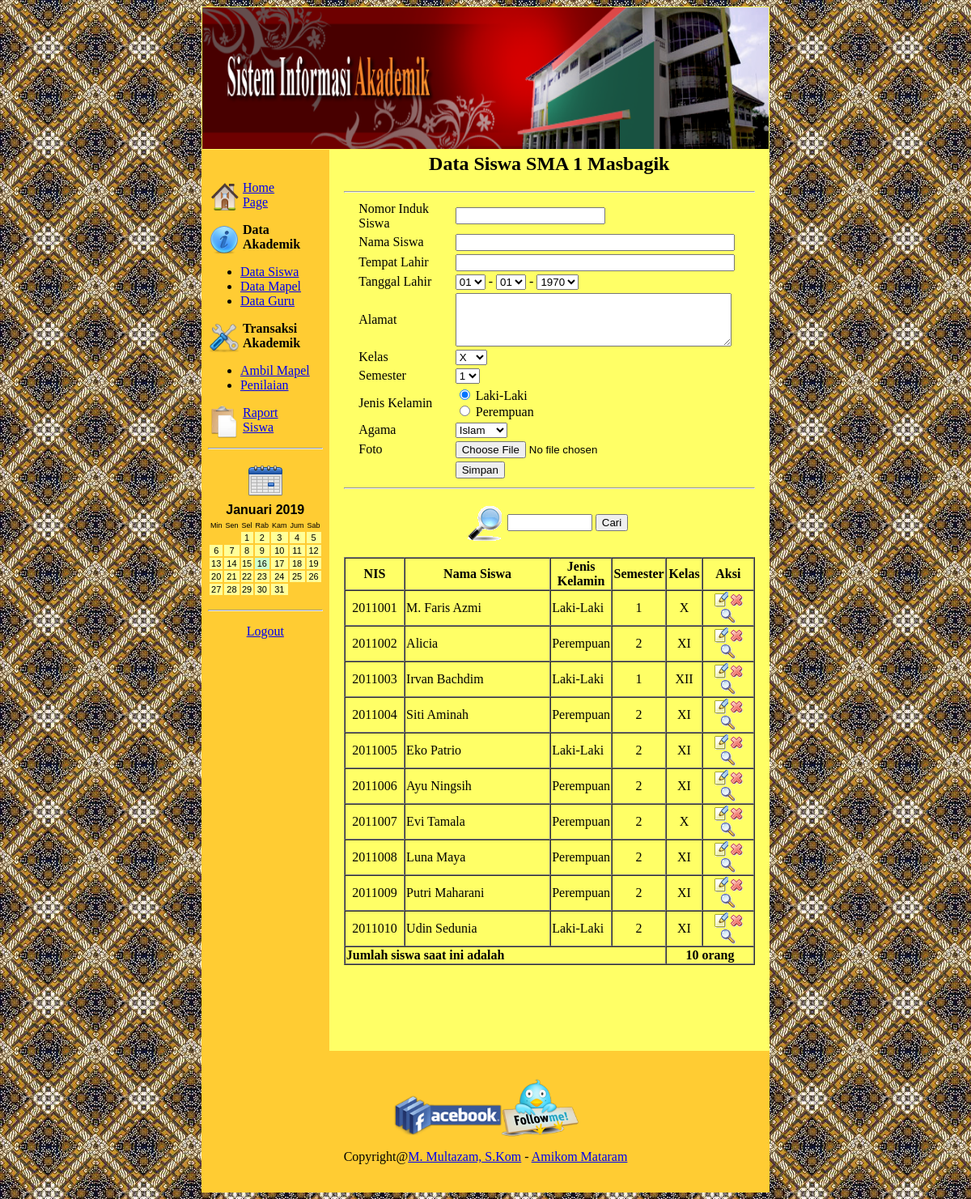
The page /websekolah/administrator/siswa.php (signed in) on the database its author committed.
### tables this page shows
CREATE TABLE IF NOT EXISTS `tblsiswa` (
  `nis` varchar(10) NOT NULL,
  `nama_siswa` varchar(35) NOT NULL,
  `tempat_lahir` varchar(35) NOT NULL,
  `tgl_lahir` date NOT NULL,
  `alamat` text NOT NULL,
  `kelas` varchar(10) NOT NULL,
  `semester` int(1) NOT NULL,
  `jenis_kelamin` varchar(15) NOT NULL,
  `agama` varchar(20) NOT NULL,
  `foto` varchar(40) NOT NULL,
  PRIMARY KEY (`nis`)
);

### websekolah/administrator/siswa.php (the view, shortened to what this page needs)
<?
if (isset($_SESSION['level']) && isset($_SESSION['username']))
{
   if ($_SESSION['level'] == "admin")
   {
$nis=$_POST['nis'];
$sql2="select * from tblsiswa where nis='$nis';";
$tampil=mysql_query($sql2);
$baris=mysql_fetch_array($tampil);
$nis=$baris['nis'];
$nama_siswa=$baris['nama_siswa'];
$tempat_lahir=$baris['tempat_lahir'];
list($thn,$bln,$tgl) = explode("-",$baris['tgl_lahir']);
$alamat=$baris['alamat'];
$kelas=$baris['kelas'];
$semester=$baris['semester'];
$agama=$baris['agama'];
?>
<table width="622" border="0" align="center" cellpadding="1" cellspacing="0" bgcolor="#FFFF66">
  <tr>
    <td colspan="2"><? include "header.php"; ?></td>
  </tr>
  <tr>
    <td width="103" align="center" valign="top" bgcolor="#FFCC33"><p>
      <? include "menu.php";?>
    </p>
      <p align="center">&nbsp;</p>
    </td>
    <td width="515"><table width="510" border="0" align="center">
      <tr>
        <td valign="top"><h2 align="center"><strong>Data Siswa SMA 1 Masbagik </strong></h2>
          <hr>
          <form action="" method="post" enctype="multipart/form-data" name="form1">
            <table width="477" border="0" align="center">
              <tr>
                <td width="137">Nomor Induk Siswa </td>
                <td width="354"><label><? if(!$_GET['nis']){
				echo "<input name='nis' type='text' id='nis'>";
				} else {
				echo "<b>$nis</b>";
				}
				?>
                </label></td>
              </tr>
              <tr>
                <td>Nama Siswa </td>
                <td><label>
                  <input name="nama_siswa" type="text" id="nama_siswa" size="40" value="<?=$nama_siswa?>">
                </label></td>
              </tr>
              <tr>
                <td>Tempat Lahir </td>
                <td><label>
                  <input name="tempat_lahir" type="text" id="tempat_lahir" size="40" value="<?=$tempat_lahir?>">
                </label></td>
              </tr>
              <tr>
                <td>Tanggal Lahir </td>
                <td>
                <select name="tgl" id="tgl">
				<?
					for ($i=1; $i<=31; $i++) {
						$tg = ($i<10) ? "0$i" : $i;
						$sele = ($tg==$tgl)? "selected" : "";
						echo "<option value='$tg' $sele>$tg</option>";
					}
				?>
                </select>
                -
                <select name="bln" id="bln">
				<?
					for ($i=1; $i<=12; $i++) {
						$bl = ($i<10) ? "0$i" : $i;
						$sele = ($bl==$bln)?"selected" : "";
						echo "<option value='$bl' $sele>$bl</option>";
					}
				?>
                </select>
                -
                <select name="thn" id="thn">
				<?
					for ($i=1970; $i<=2010; $i++) {
						$sele = ($i==$thn)?"selected" : "";
						echo "<option value='$i' $sele>$i</option>";
					}
				?>
                </select>
                </td>
              </tr>
              <tr>
                <td>Alamat</td>
                <td><label>
                  <textarea name="alamat" cols="40" rows="4" id="alamat" value=""><?=$alamat?></textarea>
                </label></td>
              </tr>
              <tr>
                <td>Kelas</td>
                <td><label>
                  <select name="kelas" id="kelas" value="<?=$kelas?>">
                    <option>X</option>
                  </select>
                </label></td>
              </tr>
              <tr>
                <td>Semester</td>
                <td><label>
                  <select name="semester" id="semester" value="<?=$semester?>">
                    <option>1</option>
                  </select>
                </label></td>
              </tr>
              <tr>
                <td>Jenis Kelamin </td>
                <td><p>
                  <label>
                    <input name="jenis_kelamin" type="radio" value="Laki-Laki" checked>
                    Laki-Laki</label>
                  <br>
                  <label>
                    <input type="radio" name="jenis_kelamin" value="Perempuan">
                    Perempuan</label>
                </p></td>
              </tr>
              <tr>
                <td>Agama</td>
                <td><label>
                  <select name="agama" id="agama" value="<?=$agama?>">
                    <option>Islam</option>
                  </select>
                </label></td>
              </tr>
              <tr>
                <td>Foto</td>
                <td>
				<label>
                  <input name="foto" type="file" id="foto" />
                  </label>				</td>
              </tr>
              <tr>
                <td>&nbsp;</td>
                <td><label>
                  <? if(!$_GET['nis']){
		echo "<input name=\"simpan\" type=\"submit\" id=\"simpan\" value=\"Simpan\" />";
        } else {
		echo "<input name=\"Edit\" type=\"submit\" id=\"edit\" value=\"Edit\" />";
		echo "<input name=\"Hapus\" type=\"submit\" id=\"hapus\" value=\"Hapus\" />";
        } ?>
                </label></td>
              </tr>
            </table>
			<hr />
            </form>
			<form id="form2" name="form2" method="post" action="">
			  <table width="210" border="0" align="center" cellpadding="1" cellspacing="0">
                <tr>
                  <td width="50"><div align="center"><img src="../images/icon/search.gif" width="50" height="50" /></div></td>
                  <td width="180"><input name="cnis" type="text" id="cnis" size="10" />
                      <input name="cari" type="submit" id="cari" value="Cari" /></td>
                </tr>
              </table>
            </form>
			<table width="508" border="1" align="center" cellpadding="1" cellspacing="0">
              <tr>
                <td width="71"><div align="center"><strong>NIS</strong></div></td>
                <td width="181"><div align="center"><strong>Nama Siswa</strong></div></td>
				<td width="65"><div align="center"><strong>Jenis Kelamin</strong></div></td>
                <td width="63"><div align="center"><strong>Semester</strong></div></td>
                <td width="41"><div align="center"><strong>Kelas</strong></div></td>
                <td width="61"><div align="center"><strong>Aksi</strong></div></td>
              </tr>
              <?
$x="select * from tblsiswa";
$tampil=mysql_query($x);
while ($data=mysql_fetch_array($tampil))
{
?>
              <tr>
                <td><div align="center"><? echo $data['nis']; ?></div></td>
                <td><? echo $data['nama_siswa']; ?></td>
				<td><? echo $data['jenis_kelamin']; ?></td>
                <td><div align="center"><? echo $data['semester']; ?></div></td>
                <td><div align="center"><? echo $data['kelas']; ?></div></td>
                <td><div align="center"><a href="siswa.php?nis=<? echo $data['nis'];?>"><img src="../images/icon/button-edit.gif" width="20" height="20" border="0" /></a><a href="javascript:if(confirm('Anda yakin akan menghapus data ini??')){document.location='hapus_siswa.php?nis=<? echo $data['nis'];?>';}"><img src="../images/icon/button-cross.gif" width="20" height="20" border="0" /></a></a><a href="tampil_siswa.php?nis=<? echo $data['nis'];?>"><img src="../images/icon/button-view.gif" width="20" height="20" border="0" /></a></div></td>
				<? } ?>
			  </tr>
				<?
$x1="select * from tblsiswa";
$hitung=mysql_query($x1);
$jumlah=mysql_num_rows($hitung);
?>
              <tr>
                <td colspan="4"><div align="left"><strong>Jumlah siswa saat ini adalah</strong> </div></td>
                <td colspan="2" align="center"><div align="center"><b><? echo $jumlah; ?> orang</b></div></td>
              </tr>
            </table>
            <p>&nbsp;</p>
            <p>&nbsp;</p>
            <p>&nbsp;</p>
            <p align="center"> </p></td>
      </tr>
    </table></td>
  </tr>
  <tr>
    <td colspan="2" bgcolor="#FFCC33"><p>&nbsp;</p>
      <p>
        <? include "footer.php"; ?>
      </p>
    <p>&nbsp; </p></td>
  </tr>
</table>
<?
}
   else
   {
       echo "<script type='text/javascript'>
{
if(alert('Sorry gank!! Anda tidak berhak mengakses halaman ini karena bukan admin.')){document.location='login.php';}
}
</script>";
   }
}
else
{
   echo "<script type='text/javascript'>
{
if(alert('Login Dulu dong Frend!!')){document.location='login.php';}
}
</script>";
}
?>

### rows shown on the page
tblsiswa: nis "2011001", nama_siswa "M. Faris Azmi", jenis_kelamin "Laki-Laki", semester "1", kelas "X"
tblsiswa: nis "2011002", nama_siswa "Alicia", jenis_kelamin "Perempuan", semester "2", kelas "XI"
tblsiswa: nis "2011003", nama_siswa "Irvan Bachdim", jenis_kelamin "Laki-Laki", semester "1", kelas "XII"
tblsiswa: nis "2011004", nama_siswa "Siti Aminah", jenis_kelamin "Perempuan", semester "2", kelas "XI"
tblsiswa: nis "2011005", nama_siswa "Eko Patrio", jenis_kelamin "Laki-Laki", semester "2", kelas "XI"
tblsiswa: nis "2011006", nama_siswa "Ayu Ningsih", jenis_kelamin "Perempuan", semester "2", kelas "XI"
tblsiswa: nis "2011007", nama_siswa "Evi Tamala", jenis_kelamin "Perempuan", semester "2", kelas "X"
tblsiswa: nis "2011008", nama_siswa "Luna Maya", jenis_kelamin "Perempuan", semester "2", kelas "XI"
tblsiswa: nis "2011009", nama_siswa "Putri Maharani", jenis_kelamin "Perempuan", semester "2", kelas "XI"
tblsiswa: nis "2011010", nama_siswa "Udin Sedunia", jenis_kelamin "Laki-Laki", semester "2", kelas "XI"

### other values the page prints
$mn "Januari 2019"
$day[$dayprint] "Min"
$day[$dayprint] "Sen"
$day[$dayprint] "Sel"
$day[$dayprint] "Rab"
$day[$dayprint] "Kam"
$day[$dayprint] "Jum"
$day[$dayprint] "Sab"
$jumlah "10"
form field tgl "01"
form field bln "01"
form field thn "1970"
